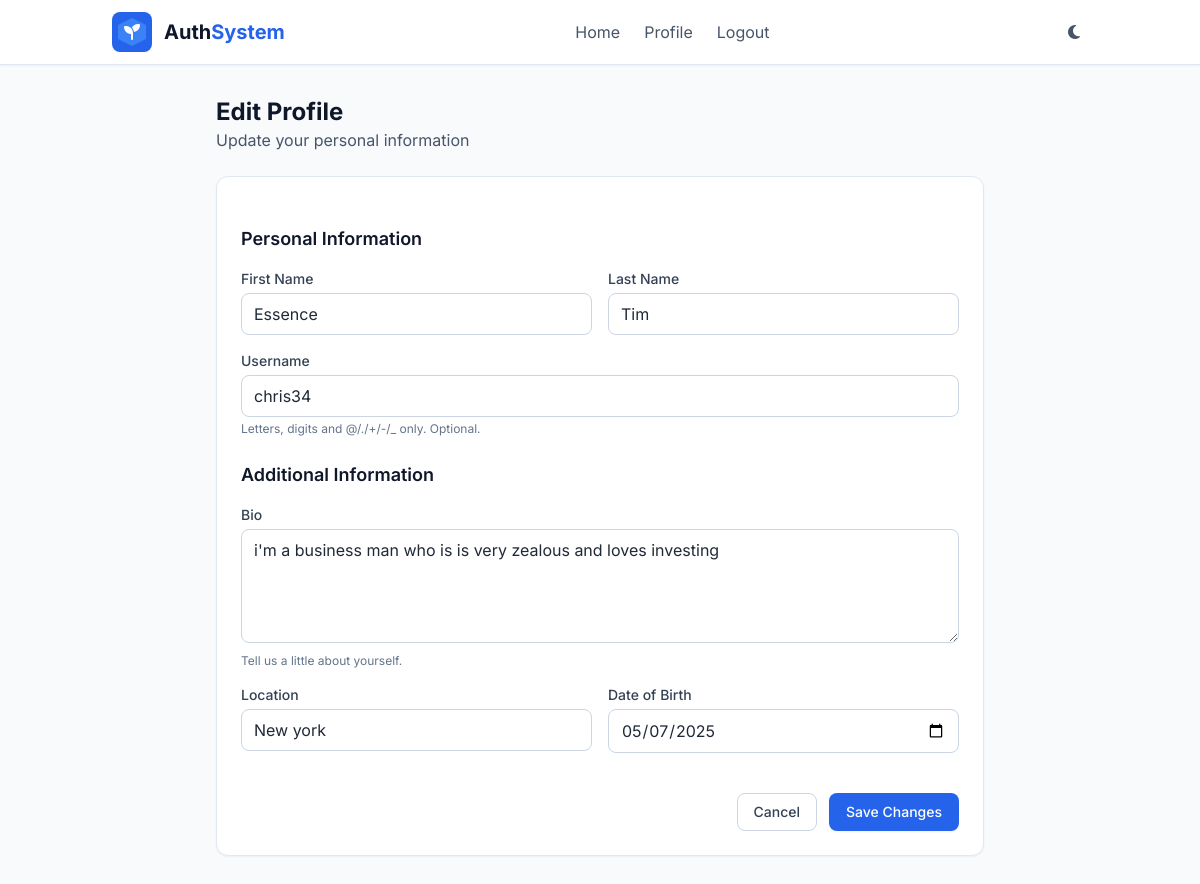
Page /accounts/profile/edit/ (signed in) on the committed database.
### accounts/models.py (models this page shows, shortened)
class User(AbstractUser):
    email = models.EmailField(_('email address'), unique=True)
    username = models.CharField(
        _('username'),
        max_length=150,
        unique=True,
        blank=True,
        null=True,
        help_text=_('Optional. 150 characters or fewer. Letters, digits and @/./+/-/_ only.'),
    )
    is_email_verified = models.BooleanField(
        _('email verified'),
        default=False,
        help_text=_('Designates whether this user has verified their email address.'),
    )
    USERNAME_FIELD = 'email'
    REQUIRED_FIELDS = []  # Email is already required by default
    objects = UserManager()
    class Meta:
        verbose_name = _('user')
        verbose_name_plural = _('users')
        swappable = 'AUTH_USER_MODEL'

class UserProfile(models.Model):
    user = models.OneToOneField(User, on_delete=models.CASCADE, related_name='profile')
    avatar = models.ImageField(upload_to='profile_avatars/', blank=True, null=True)
    cover_photo = models.ImageField(upload_to='profile_covers/', blank=True, null=True)
    bio = models.TextField(blank=True, null=True)
    location = models.CharField(max_length=100, blank=True, null=True)
    date_of_birth = models.DateField(blank=True, null=True)
    created_at = models.DateTimeField(auto_now_add=True)
    updated_at = models.DateTimeField(auto_now=True)

### accounts/views.py (the view)
# urls.py: path('profile/edit/', views.profile_update_view, name='profile_edit'),
@login_required
def profile_update_view(request):
    profile = get_object_or_404(UserProfile, user=request.user)
    if request.method == 'POST':
        is_ajax = request.headers.get('X-Requested-With') == 'XMLHttpRequest'
        form = ProfileUpdateForm(request.POST, instance=profile, user=request.user)
        if form.is_valid():
            request.user.first_name = form.cleaned_data['first_name']
            request.user.last_name = form.cleaned_data['last_name']
            request.user.username = form.cleaned_data['username']
            request.user.save()
            form.save(commit=False)
            profile.bio = form.cleaned_data['bio']
            profile.location = form.cleaned_data['location']
            profile.date_of_birth = form.cleaned_data['date_of_birth']
            profile.save()
            if not is_ajax:
                messages.success(request, 'Your profile has been updated.')
                return redirect('accounts:profile')
            messages.success(request, 'Your profile has been updated.')
            return redirect('accounts:profile')
        else:
            if is_ajax:
                return JsonResponse({
                    'success': False,
                    'message': 'Please correct the errors below.',
                    'errors': {field: errors for field, errors in form.errors.items()}
                })
    else:
        form = ProfileUpdateForm(instance=profile, user=request.user)
    return render(request, 'accounts/profile/edit_profile.html', {'form': form, 'profile': profile})

### accounts/forms.py
class ProfileUpdateForm(forms.ModelForm):
    first_name = forms.CharField(
        max_length=30,
        required=True,
        widget=TailwindTextInput()
    )
    last_name = forms.CharField(
        max_length=30,
        required=True,
        widget=TailwindTextInput()
    )
    username = forms.CharField(
        max_length=150,
        required=False,
        widget=TailwindTextInput()
    )
    class Meta:
        model = UserProfile
        fields = ('avatar', 'bio', 'location', 'date_of_birth')
        widgets = {
            'avatar': TailwindFileInput(),
            'bio': TailwindTextarea(),
            'location': TailwindTextInput(),
            'date_of_birth': TailwindDateInput(),
        }
    def __init__(self, *args, **kwargs):
        user = kwargs.pop('user', None)
        super().__init__(*args, **kwargs)
        if user:
            self.fields['first_name'].initial = user.first_name
            self.fields['last_name'].initial = user.last_name
            self.fields['username'].initial = user.username

### core/context_processors.py (called while the page is built)
def site_settings(request):
    site_settings = SiteSettings.load()
    static_pages = StaticPage.objects.filter(is_active=True).first()
    return {
        'site_settings': site_settings,
        'static_pages': static_pages,
    }

### core/models.py (called while the page is built)
    @classmethod
    def load(cls):
        obj, created = cls.objects.get_or_create(pk=1)
        return obj

### accounts/templates/accounts/profile/edit_profile.html (shortened to what this page needs)
{% extends 'accounts/base.html' %}
{% load static %}
{% block content %}
<main class="pt-24 pb-16 min-h-screen">
    <div class="container mx-auto px-4">
        <div class="max-w-3xl mx-auto">
            <div class="mb-6">
                <h1 class="text-2xl font-bold text-secondary-900 dark:text-white">Edit Profile</h1>
                <p class="text-secondary-600 dark:text-gray-400">Update your personal information</p>
            </div>
            <div class="bg-white dark:bg-gray-800 rounded-xl shadow-sm border border-secondary-200 dark:border-gray-700 p-6">
                <form id="profileEditForm" x-data="profileEditHandler" @submit.prevent="submitForm" class="space-y-6">
                    <div>
                        <h2 class="text-lg font-semibold text-secondary-900 dark:text-white mb-4">Personal Information</h2>
                        <div class="grid grid-cols-1 md:grid-cols-2 gap-4">
                            <div>
                                <label for="{{ form.first_name.id_for_label }}" class="block text-sm font-medium text-secondary-700 dark:text-gray-300 mb-1">First Name</label>
                                {{ form.first_name }}
                            </div>
                            <div>
                                <label for="{{ form.last_name.id_for_label }}" class="block text-sm font-medium text-secondary-700 dark:text-gray-300 mb-1">Last Name</label>
                                {{ form.last_name }}
                            </div>
                        </div>
                        <div class="mt-4">
                            <label for="{{ form.username.id_for_label }}" class="block text-sm font-medium text-secondary-700 dark:text-gray-300 mb-1">Username</label>
                            {{ form.username }}
                            {% if form.username.errors %}
                            <p class="text-red-500 text-xs mt-1">{{ form.username.errors.0 }}</p>
                            {% else %}
                            <p class="text-xs mt-1 text-secondary-500 dark:text-gray-400">
                                Letters, digits and @/./+/-/_ only. Optional.
                            </p>
                            {% endif %}
                        </div>
                    </div>
                    <div>
                        <h2 class="text-lg font-semibold text-secondary-900 dark:text-white mb-4">Additional Information</h2>
                        <div>
                            <label for="{{ form.bio.id_for_label }}" class="block text-sm font-medium text-secondary-700 dark:text-gray-300 mb-1">Bio</label>
                            {{ form.bio }}
                            {% if form.bio.errors %}
                            <p class="text-red-500 text-xs mt-1">{{ form.bio.errors.0 }}</p>
                            {% else %}
                            <p class="text-xs mt-1 text-secondary-500 dark:text-gray-400">
                                Tell us a little about yourself.
                            </p>
                            {% endif %}
                        </div>
                        <div class="grid grid-cols-1 md:grid-cols-2 gap-4 mt-4">
                            <div>
                                <label for="{{ form.location.id_for_label }}" class="block text-sm font-medium text-secondary-700 dark:text-gray-300 mb-1">Location</label>
                                {{ form.location }}
                            </div>
                            <div>
                                <label for="{{ form.date_of_birth.id_for_label }}" class="block text-sm font-medium text-secondary-700 dark:text-gray-300 mb-1">Date of Birth</label>
                                {{ form.date_of_birth }}
                            </div>
                        </div>
                    </div>
                    <div class="flex justify-end space-x-3 pt-4">
                        <a href="{% url 'accounts:profile' %}" class="px-4 py-2 border border-secondary-300 dark:border-gray-600 rounded-lg text-sm font-medium text-secondary-700 dark:text-gray-300 hover:bg-secondary-50 dark:hover:bg-gray-700">
                            Cancel
                        </a>
                        <button
                            type="submit"
                            class="px-4 py-2 bg-blue-600 hover:bg-blue-700 dark:bg-blue-700 dark:hover:bg-blue-800 text-white font-medium rounded-lg text-sm shadow-sm flex items-center justify-center min-w-[130px]"
                            :disabled="isSubmitting"
                            :class="{'opacity-50 cursor-not-allowed': isSubmitting}"
                        >
                            <template x-if="!isSubmitting">
                                <span>Save Changes</span>
                            </template>
                        </button>
                    </div>
                </form>
            </div>
        </div>
    </div>
</main>
{% endblock %}

### rows in the picture
User: first_name "Essence", last_name "Tim", username "chris34"
UserProfile: bio "i'm a business man who is is very zealous and loves investing", location "New york", date_of_birth "05/07/2025"
